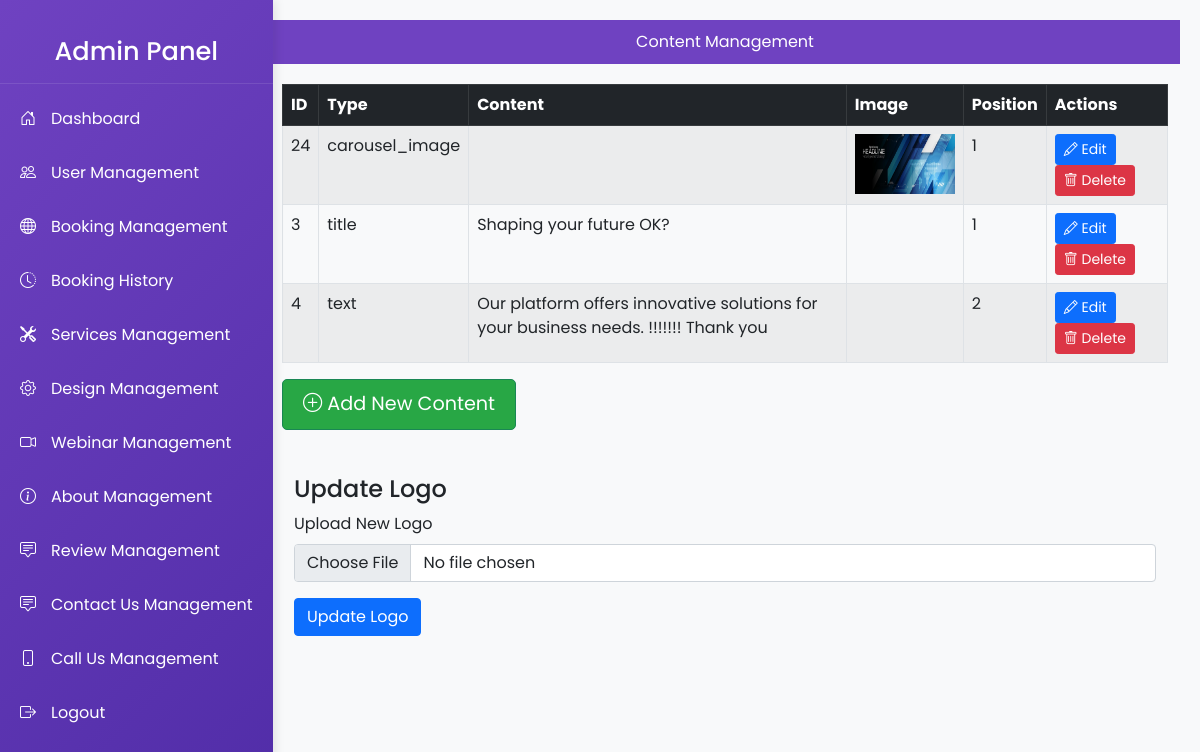
The app's page /admin/design_edit.php with its own data.
### tables this page shows
CREATE TABLE `content_management` (
  `id` int(11) NOT NULL,
  `type` enum('carousel_image','title','text') NOT NULL,
  `content` varchar(255) DEFAULT NULL,
  `image_path` varchar(255) DEFAULT NULL,
  `position` int(11) DEFAULT NULL,
  `created_at` timestamp NOT NULL DEFAULT current_timestamp()
);

### admin/design_edit.php (the view, shortened to what this page needs)
<?php
include('dbcon.php');
$sql = "SELECT * FROM content_management ORDER BY type, position";
$result = $conn->query($sql);
?>
<!DOCTYPE html>
<html lang="en">
<head>
    <link rel="stylesheet" href="https://cdn.jsdelivr.net/npm/bootstrap@5.0.2/dist/css/bootstrap.min.css">
    <link href="https://cdnjs.cloudflare.com/ajax/libs/bootstrap-icons/1.8.1/font/bootstrap-icons.min.css" rel="stylesheet">
</head>
<body>
<div class="wrapper">
         <div class="sidebar">
    <h3 class="text-center py-3">Admin Panel</h3>
    <a href="dashboard.php"><i class="bi bi-house-door"></i> Dashboard</a>
    <a href="users_edit.php"><i class="bi bi-people"></i> User Management</a>
    <a href="booking_edit.php"><i class="bi bi-globe"></i> Booking Management</a>
    <a href="booking_history.php"><i class="bi bi-clock-history"></i> Booking History</a>
    <a href="services_edit.php"><i class="bi bi-tools"></i> Services Management</a>
    <a href="design_edit.php"><i class="bi bi-gear"></i> Design Management</a>
    <a href="webinar_edit.php"><i class="bi bi-camera-video"></i> Webinar Management</a>
    <a href="about_us_management.php"><i class="bi bi-info-circle"></i> About Management</a>
    <a href="review_management.php"><i class="bi bi-chat-square-text"></i> Review Management</a>
    <a href="contact_us_management.php"><i class="bi bi-chat-square-text"></i> Contact Us Management</a>
    <a href="call_us_management.php"><i class="bi bi-phone"></i> Call Us Management</a>
    <a href="logout.php"><i class="bi bi-box-arrow-right"></i> Logout</a>
</div>
    <div class="content">
        <div class="top-navbar">
            <span>Content Management</span>
        </div>
        <div class="container-fluid">
         <div class="table-wrapper">
          <table class="table table-striped table-bordered">
            <thead class="table-dark">
            <tr>
                <th>ID</th>
                <th>Type</th>
                <th>Content</th>
                <th>Image</th>
                <th>Position</th>
                <th>Actions</th>
            </tr>
            </thead>
            <tbody>
            <?php while($row = $result->fetch_assoc()): ?>
                <tr>
                    <td><?php echo $row['id']; ?></td>
                    <td><?php echo $row['type']; ?></td>
                    <td><?php echo $row['content']; ?></td>
                    <td><?php if($row['image_path']) echo '<img src="'.$row['image_path'].'" width="100" height="60">'; ?></td>
                    <td><?php echo $row['position']; ?></td>
                    <td>
                        <button class="btn btn-primary btn-sm edit-btn" data-id="<?php echo $row['id']; ?>" data-type="<?php echo $row['type']; ?>" data-content="<?php echo $row['content']; ?>" data-image="<?php echo $row['image_path']; ?>" data-position="<?php echo $row['position']; ?>"><i class="bi bi-pencil"></i> Edit</button>
                        <form method="post" style="display:inline-block;">
                            <button type="submit" class="btn btn-danger btn-sm"><i class="bi bi-trash"></i> Delete</button>
                        </form>
                    </td>
                </tr>
            <?php endwhile; ?>
            </tbody>
        </table>
        <a href="#" id="openAddForm" class="btn btn-success btn-lg"><i class="bi bi-plus-circle"></i> Add New Content</a> <br><br>
        <div class="container mt-5">
    <h4>Update Logo</h4>
    <form method="post" enctype="multipart/form-data">
        <div class="mb-3">
            <label for="new_logo" class="form-label">Upload New Logo</label>
            <input type="file" class="form-control" name="new_logo" required>
        </div>
        <button type="submit" class="btn btn-primary" name="update_logo">Update Logo</button>
    </form>
</div>
    </div>
</div>
    </div>
</div>
</body>
</html>

### admin/design_edit.php (style rules this page uses)
body, html { margin: 0; padding: 0; width: 100%; height: 100%; overflow-x: hidden; font-family: 'Poppins', sans-serif; background-color: #f8f9fa; }
.wrapper { display: flex; flex-direction: column; width: 100%; height: 100vh; }
.sidebar { background: linear-gradient(135deg, #6f42c1, #512da8); color: #fff; min-width: 250px; height: 100%; padding-top: 20px; position: fixed; top: 0; left: 0; transition: all 0.3s; z-index: 1050; box-shadow: 2px 0 10px rgba(0, 0, 0, 0.1); }
.sidebar h3 { color: #fff; text-align: center; padding: 20px 0; font-size: 1.6em; border-bottom: 1px solid rgba(255, 255, 255, 0.1); }
.sidebar a { color: #fff; display: flex; align-items: center; padding: 15px 20px; text-decoration: none; transition: background 0.3s, padding-left 0.3s; }
.sidebar a .bi { margin-right: 15px; }
.content { margin-left: 250px; width: calc(100% - 250px); padding: 20px; transition: all 0.3s; }
.top-navbar { background: #6f42c1; color: #fff; padding: 10px; margin-bottom: 20px; text-align: center; }
#openAddForm { position: absolute; background: #28a745; color: #fff; padding: 10px 20px; border-radius: 5px; font-size: 1.2rem; text-decoration: none; transition: background 0.3s; }

### records on screen
content_management: id "24", type "carousel_image", image_path (picture), position "1"
content_management: id "3", type "title", content "Shaping your future OK?", position "1"
content_management: id "4", type "text", content "Our platform offers innovative solutions for your business needs. !!!!!!! Thank you", position "2"
